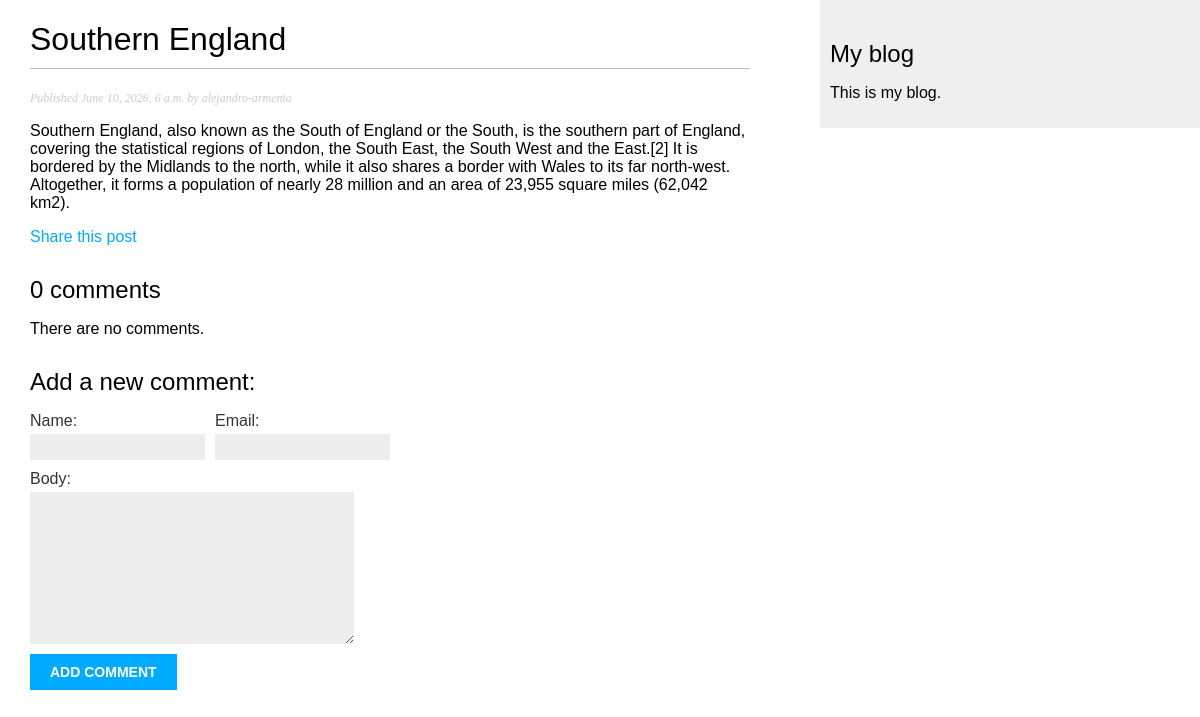
/blog/2026/6/10/southern-england/, run on the app's committed database.
### blog/models.py (models this page shows, shortened)
class Post(models.Model):
    class Status(models.TextChoices):
        DRAFT = "DF", "Draft"
        PUBLISHED = "PB", "Published"
    title = models.CharField(max_length=250)
    slug = models.SlugField(max_length=250, unique_for_date="publish")
    author = models.ForeignKey(
        settings.AUTH_USER_MODEL, on_delete=models.CASCADE, related_name="blog_posts"
    )
    body = models.TextField()
    publish = models.DateTimeField(default=timezone.now)
    created = models.DateTimeField(auto_now_add=True)
    updated = models.DateTimeField(auto_now=True)
    status = models.CharField(max_length=2, choices=Status, default=Status.DRAFT)
    objects = models.Manager()
    published = PublishedManager()
    tags = TaggableManager()
    class Meta:
        ordering = ["-publish"]
        indexes = [models.Index(fields=["-publish"])]

### blog/views.py (the view)
def post_detail(request, year, month, day, post):
    post = get_object_or_404(
        Post,
        status=Post.Status.PUBLISHED,
        publish__year=year,
        publish__month=month,
        publish__day=day,
        slug=post,
    )
    comments = post.comments.filter(active=True)
    form = CommentForm()
    return render(
        request,
        "blog/post/detail.html",
        {"post": post, "comments": comments, "form": form},
    )

### blog/forms.py
class CommentForm(forms.ModelForm):
    bound_field_class = CommentBoundField
    class Meta:
        model = Comment
        fields = ["name", "email", "body"]

### blog/templates/blog/post/detail.html (shortened to what this page needs)
{% extends "blog/base.html" %}
{% block content %}
    <h1>{{ post.title }}</h1>
    <p class="date">
        Published {{ post.publish }} by {{ post.author }}
    </p>
    {{ post.body|linebreaks }}
    <p>
        <a href="{% url 'blog:post_share' post.id %}">
            Share this post
        </a>
    </p>
    {% with comments.count as total_comments %}
        <h2>
            {{ total_comments }} comment{{ total_comments|pluralize }}
        </h2>
    {% endwith %}
    {% for comment in comments %}
        <div class="comment">
            <p class="info">
                Comment {{ forloop.counter }} by {{ comment.name }}
                {{ comment.created }}
            </p>
            {{ comment.body|linebreaks }}
        </div>
    {% empty %}
        <p>There are no comments.</p>
    {% endfor %}
    {% include 'blog/post/includes/comment_form.html' %}
{% endblock %}

### blog/static/css/blog.css (style rules this page uses)
body { margin:0; padding:0; font-family:helvetica, sans-serif; }
a { color:#00abff; text-decoration:none; }
h1 { font-weight:normal; border-bottom:1px solid #bbb; padding:0 0 10px 0; }
h2 { font-weight:normal; margin:30px 0 0; }
p.date { color:#ccc; font-family: georgia, serif; font-size: 12px; font-style: italic; }
label { float:left; clear:both; color:#333; margin-bottom:4px; }
input, textarea { clear:both; float:left; margin:0 0 10px; background:#ededed; border:0; padding:6px 10px; font-size:12px; }

### data on the page
Post: title "Southern England", publish "June 10, 2026, 6 a.m.", author "alejandro-armenta", body "Southern England, also known as the South of England or the South, is the southern part of England, covering the statistical regions of London, the South East, the South West and the East.[2] It is bordered by the Midlands to the north, while it also shares a border with Wales to its far north-west. Altogether, it forms a population of nearly 28 million and an area of 23,955 square miles (62,042 km2)."

### other printed values
{{ total_comments }} "0"
